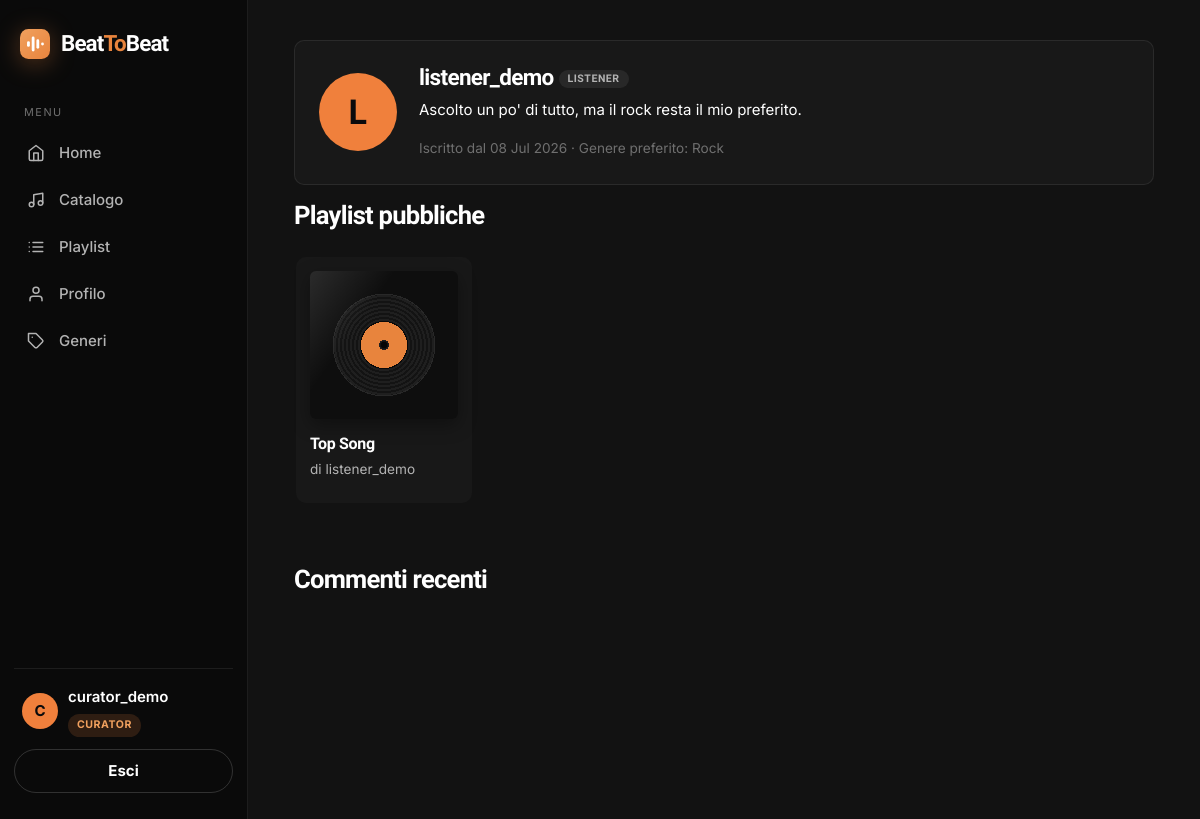
Page /accounts/u/listener_demo/ (signed in) on the earlier database version.
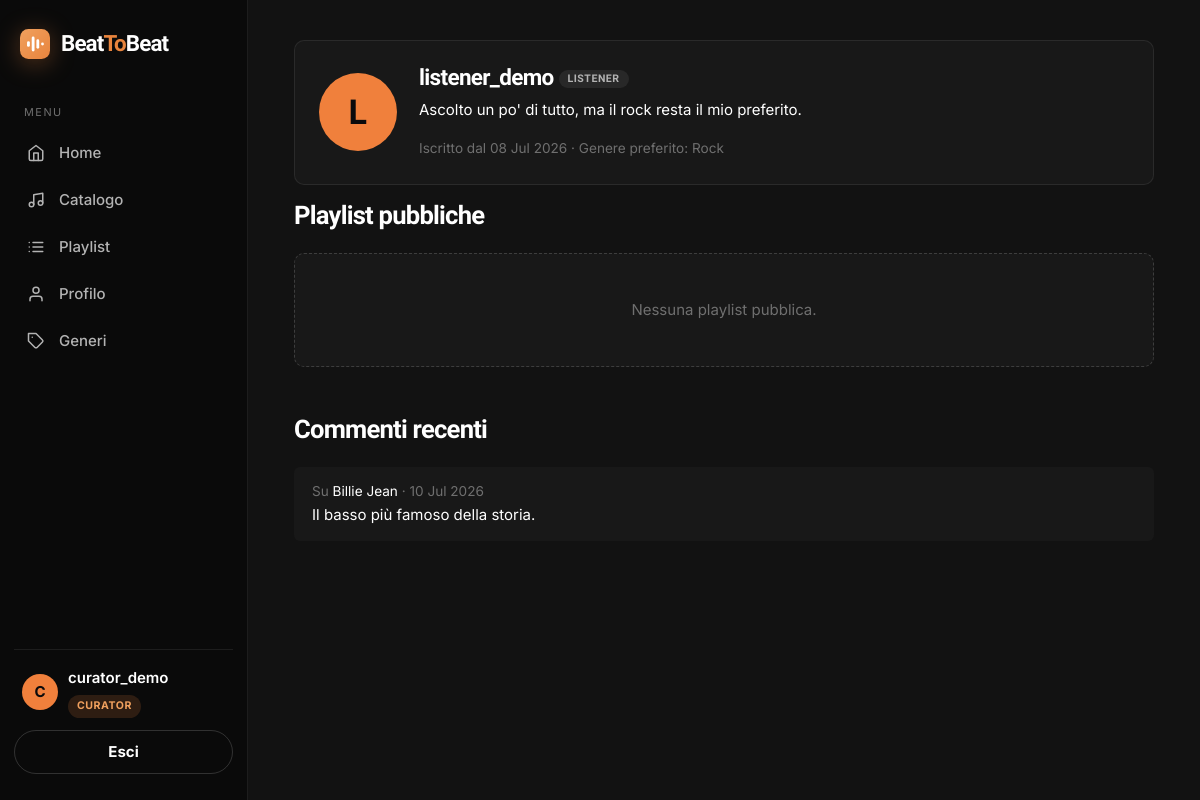
Same page on the later database version.
### music/models.py (models this page shows, shortened)
class Playlist(models.Model):
    name = models.CharField(max_length=150)
    owner = models.ForeignKey(
        settings.AUTH_USER_MODEL,
        on_delete=models.CASCADE,
        related_name='playlists',
    )
    songs = models.ManyToManyField(
        Song,
        related_name='playlists',
        blank=True,
    )
    is_public = models.BooleanField(default=False)
    is_editorial = models.BooleanField(default=False)
    followers = models.ManyToManyField(
        settings.AUTH_USER_MODEL,
        related_name='saved_playlists',
        blank=True,
    )
    collaborators = models.ManyToManyField(
        settings.AUTH_USER_MODEL,
        related_name='collaborative_playlists',
        blank=True,
    )
    class Meta:
        ordering = ['name']

class Comment(models.Model):
    song = models.ForeignKey(Song, on_delete=models.CASCADE, related_name='comments')
    author = models.ForeignKey(settings.AUTH_USER_MODEL, on_delete=models.CASCADE, related_name='comments')
    text = models.TextField()
    likes = models.ManyToManyField(settings.AUTH_USER_MODEL, related_name='liked_comments', blank=True)
    created_at = models.DateTimeField(auto_now_add=True)
    class Meta:
        ordering = ['-created_at']

class Song(models.Model):
    title = models.CharField(max_length=200)
    artist = models.CharField(max_length=200)
    genre = models.ForeignKey(
        Genre,
        on_delete=models.PROTECT,
        related_name='songs',
    )
    added_by = models.ForeignKey(
        settings.AUTH_USER_MODEL,
        on_delete=models.CASCADE,
        related_name='added_songs',
    )
    duration = models.DurationField()
    story = models.TextField(
        blank=True,
        help_text='Un breve racconto sul brano, mostrato nella sua pagina.',
    )
    audio_file = models.FileField(
        upload_to='songs/',
        blank=True,
        null=True,
        validators=[FileExtensionValidator(allowed_extensions=['mp3', 'wav', 'ogg', 'm4a'])],
    )
    likes = models.ManyToManyField(
        settings.AUTH_USER_MODEL,
        related_name='liked_songs',
        blank=True,
    )
    play_count = models.PositiveIntegerField(default=0)
    created_at = models.DateTimeField(auto_now_add=True)
    class Meta:
        ordering = ['-created_at', 'id']

### accounts/models.py (models this page shows, shortened)
class CustomUser(AbstractUser):
    class Role(models.TextChoices):
        LISTENER = 'listener', 'Listener'
        CURATOR = 'curator', 'Curator'
        MODERATOR = 'moderator', 'Moderator'
    role = models.CharField(
        max_length=20,
        choices=Role.choices,
        default=Role.LISTENER,
    )
    bio = models.TextField(blank=True)
    birth_date = models.DateField(null=True, blank=True)
    favorite_genre = models.ForeignKey(
        'music.Genre',
        on_delete=models.SET_NULL,
        null=True,
        blank=True,
        related_name='fans',
    )
    AVATAR_COLORS = ['#f0803c', '#e0a15e', '#81b29a', '#6a8ec9', '#b07ba0', '#c96a6a']
    @property
    def avatar_color(self):
        return self.AVATAR_COLORS[sum(ord(c) for c in self.username) % len(self.AVATAR_COLORS)]
    @property
    def initial(self):
        return self.username[0].upper() if self.username else '?'
    @property
    def is_curator(self):
        return self.role == self.Role.CURATOR or self.is_superuser
    @property
    def is_moderator(self):
        return self.role == self.Role.MODERATOR or self.is_superuser

### accounts/views.py (the view)
# urls.py: path('u/<str:username>/', PublicProfileView.as_view(), name='public_profile'),
class PublicProfileView(LoginRequiredMixin, DetailView):
    model = CustomUser
    template_name = 'accounts/public_profile.html'
    slug_field = 'username'
    slug_url_kwarg = 'username'
    context_object_name = 'profile_user'
    def get_context_data(self, **kwargs):
        context = super().get_context_data(**kwargs)
        target = self.object
        context['public_playlists'] = target.playlists.filter(
            Q(is_public=True) | Q(is_editorial=True)
        ).distinct()
        context['recent_comments'] = target.comments.all()[:5]
        return context

### templates/accounts/public_profile.html (shortened to what this page needs)
{% extends 'base.html' %}
{% block content %}
<div class="panel profile-head">
	{% include 'partials/avatar.html' with profile_user=profile_user size='avatar-lg' %}
	<div>
		<h2 class="mb-0">
			{{ profile_user.username }}
			{% if profile_user.is_superuser %}<span class="role-badge admin">Admin</span>
			{% elif profile_user.role == 'curator' %}<span class="role-badge curator">Curator</span>
			{% elif profile_user.role == 'moderator' %}<span class="role-badge moderator">Moderator</span>
			{% else %}<span class="role-badge listener">Listener</span>{% endif %}
		</h2>
		{% if profile_user.bio %}<p class="mt-1 mb-1">{{ profile_user.bio }}</p>{% endif %}
		<div class="list-meta">
			Iscritto dal {{ profile_user.date_joined|date:"d M Y" }}
			{% if profile_user.favorite_genre %} · Genere preferito: {{ profile_user.favorite_genre.name }}{% endif %}
		</div>
	</div>
</div>
<h2 class="section-head">Playlist pubbliche</h2>
{% if public_playlists %}
<div class="carousel">
	{% for playlist in public_playlists %}
	{% include 'partials/playlist_card.html' %}
	{% endfor %}
</div>
{% else %}
<div class="empty">Nessuna playlist pubblica.</div>
{% endif %}
<h2 class="section-head">Commenti recenti</h2>
{% if recent_comments %}
{% for comment in recent_comments %}
<div class="list-row">
	<div class="list-main">
		<div class="list-meta">
			Su <a href="{% url 'music:song_detail' comment.song.pk %}">{{ comment.song.title }}</a> · {{ comment.created_at|date:"d M Y" }}
		</div>
		<div>{{ comment.text }}</div>
	</div>
</div>
{% endfor %}
{% else %}
<div class="empty">Nessun commento recente.</div>
{% endif %}
{% endblock %}

### templates/partials/playlist_card.html
<div class="music-card playlist-card">
	<a href="{% url 'music:playlist_detail' playlist.pk %}">
		<div class="cover-art"></div>
	</a>
	<a href="{% url 'music:playlist_detail' playlist.pk %}" class="card-title-music">{{ playlist.name }}</a>
	<div class="card-artist">di {{ playlist.owner.username }}</div>
</div>

Differences in the rows shown:
removed Playlist: name "Top Song", owner.username "listener_demo"
added Comment: song "Billie Jean", created_at "10 Jul 2026", text "Il basso più famoso della storia."
Other differences:
text now shown: "Nessuna playlist pubblica."
